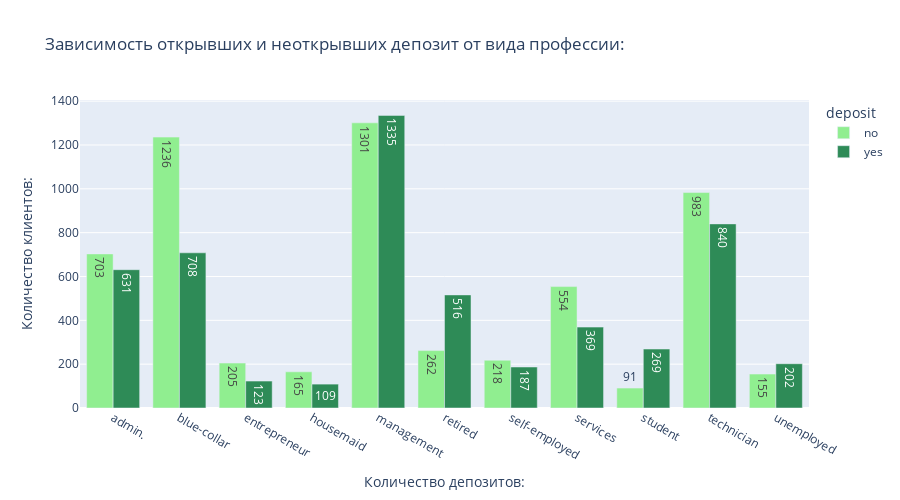

Notebook source saved alongside this figure:
### Code cell
# Создаем сводную таблицу:

df_job = data.pivot_table(index = 'job',
    columns = 'deposit',
    values = 'education',
    aggfunc = 'count'
    )

# Построим многоуровневую столбчатую диаграмму:
fig = px.bar(df_job,
    barmode = 'group',
    # Заголовок графика:
    title = '''Зависимость открывших и неоткрывших
депозит от вида профессии:''',
    # Цвет графика:
    color_discrete_sequence = ['lightgreen', 'seagreen'],
    # Высота графика:
    height = 500,
    # Выведем количество наблюдений в каждом столбце:
    text_auto = True
    )
# Присваиваем заголовки осей координат:
fig.update_xaxes(title_text = 'Количество депозитов:')
fig.update_yaxes(title_text = 'Количество клиентов:')
# Выводим результат на экран:
fig.show()

### Figure 1 — Plotly figure (JSON) as saved in the notebook; plotly's stock layout.template omitted (floating-point values rounded to 4 significant figures)
{"data": [{"alignmentgroup": "True", "hovertemplate": "deposit=no<br>job=%{x}<br>value=%{y}<extra></extra>", "legendgroup": "no", "marker": {"color": "lightgreen", "pattern": {"shape": ""}}, "name": "no", "offsetgroup": "no", "orientation": "v", "showlegend": true, "textposition": "auto", "texttemplate": "%{y}", "type": "bar", "x": ["admin.", "blue-collar", "entrepreneur", "housemaid", "management", "retired", "self-employed", "services", "student", "technician", "unemployed"], "xaxis": "x", "y": [703, 1236, 205, 165, 1301, 262, 218, 554, 91, 983, 155], "yaxis": "y"}, {"alignmentgroup": "True", "hovertemplate": "deposit=yes<br>job=%{x}<br>value=%{y}<extra></extra>", "legendgroup": "yes", "marker": {"color": "seagreen", "pattern": {"shape": ""}}, "name": "yes", "offsetgroup": "yes", "orientation": "v", "showlegend": true, "textposition": "auto", "texttemplate": "%{y}", "type": "bar", "x": ["admin.", "blue-collar", "entrepreneur", "housemaid", "management", "retired", "self-employed", "services", "student", "technician", "unemployed"], "xaxis": "x", "y": [631, 708, 123, 109, 1335, 516, 187, 369, 269, 840, 202], "yaxis": "y"}], "layout": {"barmode": "group", "height": 500, "legend": {"title": {"text": "deposit"}, "tracegroupgap": 0}, "title": {"text": "Зависимость открывших и неоткрывших\nдепозит от вида профессии:"}, "xaxis": {"anchor": "y", "domain": [0, 1], "title": {"text": "Количество депозитов:"}}, "yaxis": {"anchor": "x", "domain": [0, 1], "title": {"text": "Количество клиентов:"}}}}
